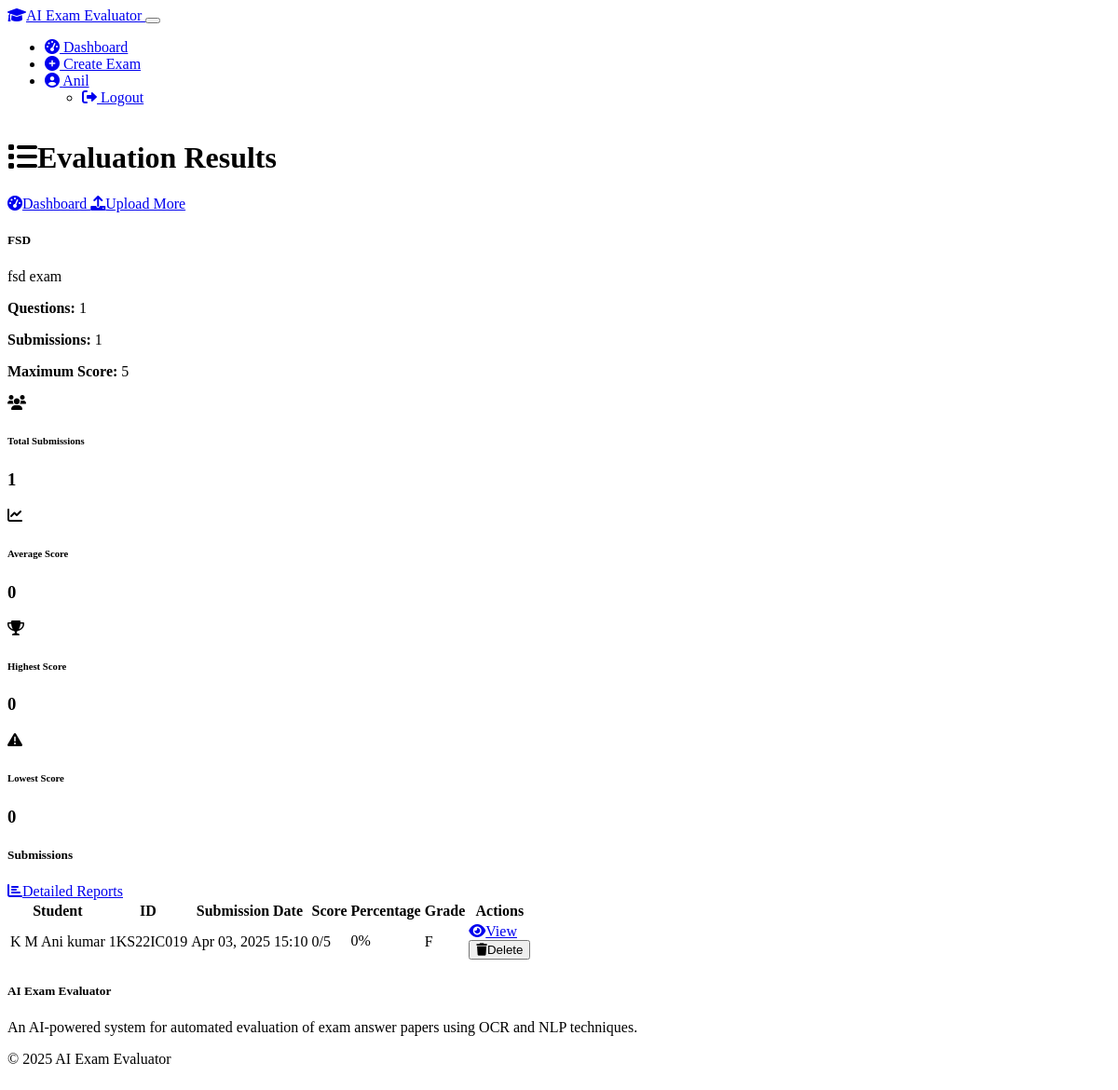
Screenshot of /exam/1/submissions (signed in) with the database file from the repository.
### models.py (models this page shows, shortened)
class User(UserMixin, db.Model):
    id = db.Column(db.Integer, primary_key=True)
    username = db.Column(db.String(64), unique=True, nullable=False)
    email = db.Column(db.String(120), unique=True, nullable=False)
    password_hash = db.Column(db.String(256))
    is_faculty = db.Column(db.Boolean, default=True)
    created_at = db.Column(db.DateTime, default=datetime.utcnow)
    exams = db.relationship('Exam', backref='faculty', lazy=True)

class Exam(db.Model):
    id = db.Column(db.Integer, primary_key=True)
    title = db.Column(db.String(128), nullable=False)
    description = db.Column(db.Text)
    created_at = db.Column(db.DateTime, default=datetime.utcnow)
    faculty_id = db.Column(db.Integer, db.ForeignKey('user.id'), nullable=False)
    questions = db.relationship('Question', backref='exam', lazy=True, cascade="all, delete-orphan")
    submissions = db.relationship('Submission', backref='exam', lazy=True, cascade="all, delete-orphan")

class Submission(db.Model):
    id = db.Column(db.Integer, primary_key=True)
    exam_id = db.Column(db.Integer, db.ForeignKey('exam.id'), nullable=False)
    student_name = db.Column(db.String(128), nullable=False)
    student_id = db.Column(db.String(64), nullable=False)
    submitted_at = db.Column(db.DateTime, default=datetime.utcnow)
    original_file = db.Column(db.String(255))  # Path to uploaded file
    total_score = db.Column(db.Float, default=0)
    answers = db.relationship('SubmissionAnswer', backref='submission', lazy=True, cascade="all, delete-orphan")

### routes/exam_routes.py (the view)
@exam_bp.route('/exam/<int:exam_id>/submissions')
@login_required
def view_submissions(exam_id):
    exam = Exam.query.get_or_404(exam_id)
    if exam.faculty_id != current_user.id:
        flash('You do not have permission to view submissions for this exam.', 'danger')
        return redirect(url_for('exam.dashboard'))
    submissions = Submission.query.filter_by(exam_id=exam_id).order_by(Submission.submitted_at.desc()).all()
    questions = Question.query.filter_by(exam_id=exam_id).all()
    max_score = sum(q.max_score for q in questions)
    return render_template('view_results.html', exam=exam, submissions=submissions, max_score=max_score)

### app.py (called while the page is built)
@login_manager.user_loader
def load_user(user_id):
    from models import User
    return User.query.get(int(user_id))

### templates/view_results.html (shortened to what this page needs)
{% extends "layout.html" %}
{% block content %}
<div class="container">
  <div class="d-flex justify-content-between align-items-center mb-4">
    <h1 class="h2">
      <i class="fas fa-list me-2"></i>Evaluation Results
    </h1>
    <div>
      <a href="{{ url_for('exam.dashboard') }}" class="btn btn-outline-secondary me-2">
        <i class="fas fa-tachometer-alt me-1"></i>Dashboard
      </a>
      <a href="{{ url_for('exam.upload_answers', exam_id=exam.id) }}" class="btn btn-primary">
        <i class="fas fa-upload me-1"></i>Upload More
      </a>
    </div>
  </div>
  <div class="card shadow-sm mb-4">
    <div class="card-header bg-dark">
      <h5 class="card-title mb-0">{{ exam.title }}</h5>
    </div>
    <div class="card-body">
      <div class="row">
        <div class="col-md-8">
          {% if exam.description %}
            <p>{{ exam.description }}</p>
          {% else %}
            <p class="text-muted">No description provided.</p>
          {% endif %}
        </div>
        <div class="col-md-4">
          <div class="d-flex justify-content-end">
            <div class="text-end">
              <p class="mb-1"><strong>Questions:</strong> {{ exam.questions|length }}</p>
              <p class="mb-1"><strong>Submissions:</strong> {{ exam.submissions|length }}</p>
              <p class="mb-0"><strong>Maximum Score:</strong> {{ max_score|int }}</p>
            </div>
          </div>
        </div>
      </div>
    </div>
  </div>
  {% if submissions %}
    <div class="row mb-4">
      <div class="col-md-3">
        <div class="card stat-card bg-primary bg-opacity-25">
          <div class="card-body">
            <div class="d-flex align-items-center">
              <div class="stat-icon bg-primary">
                <i class="fas fa-users"></i>
              </div>
              <div class="ms-3">
                <h6 class="card-subtitle text-muted">Total Submissions</h6>
                <h3 class="card-title mb-0">{{ submissions|length }}</h3>
              </div>
            </div>
          </div>
        </div>
      </div>
      <div class="col-md-3">
        <div class="card stat-card bg-success bg-opacity-25">
          <div class="card-body">
            <div class="d-flex align-items-center">
              <div class="stat-icon bg-success">
                <i class="fas fa-chart-line"></i>
              </div>
              <div class="ms-3">
                <h6 class="card-subtitle text-muted">Average Score</h6>
                <h3 class="card-title mb-0">{{ (avg_score|int if avg_score else 0) }}</h3>
              </div>
            </div>
          </div>
        </div>
      </div>
      <div class="col-md-3">
        <div class="card stat-card bg-info bg-opacity-25">
          <div class="card-body">
            <div class="d-flex align-items-center">
              <div class="stat-icon bg-info">
                <i class="fas fa-trophy"></i>
              </div>
              <div class="ms-3">
                <h6 class="card-subtitle text-muted">Highest Score</h6>
                <h3 class="card-title mb-0">{{ (max_student_score|int if max_student_score else 0) }}</h3>
              </div>
            </div>
          </div>
        </div>
      </div>
      <div class="col-md-3">
        <div class="card stat-card bg-warning bg-opacity-25">
          <div class="card-body">
            <div class="d-flex align-items-center">
              <div class="stat-icon bg-warning">
                <i class="fas fa-exclamation-triangle"></i>
              </div>
              <div class="ms-3">
                <h6 class="card-subtitle text-muted">Lowest Score</h6>
                <h3 class="card-title mb-0">{{ (min_student_score|int if min_student_score else 0) }}</h3>
              </div>
            </div>
          </div>
        </div>
      </div>
    </div>
  {% endif %}
  <div class="card shadow-sm">
    <div class="card-header d-flex justify-content-between align-items-center">
      <h5 class="card-title mb-0">Submissions</h5>
      {% if submissions %}
        <a href="{{ url_for('report.exam_reports', exam_id=exam.id) }}" class="btn btn-sm btn-outline-info">
          <i class="fas fa-chart-bar me-1"></i>Detailed Reports
        </a>
      {% endif %}
    </div>
    <div class="card-body">
      {% if submissions %}
        <div class="table-responsive">
          <table class="table table-hover">
            <thead>
              <tr>
                <th>Student</th>
                <th>ID</th>
                <th>Submission Date</th>
                <th class="text-center">Score</th>
                <th class="text-center">Percentage</th>
                <th class="text-center">Grade</th>
                <th class="text-end">Actions</th>
              </tr>
            </thead>
            <tbody>
              {% for submission in submissions|sort(attribute='total_score', reverse=True) %}
                {% set percentage = (submission.total_score / max_score) * 100 %}
                {% set grade = 'A' if percentage >= 90 else 'B' if percentage >= 80 else 'C' if percentage >= 70 else 'D' if percentage >= 60 else 'F' %}
                <tr>
                  <td>{{ submission.student_name }}</td>
                  <td>{{ submission.student_id }}</td>
                  <td>{{ submission.submitted_at.strftime('%b %d, %Y %H:%M') }}</td>
                  <td class="text-center">{{ submission.total_score|int }}/{{ max_score|int }}</td>
                  <td class="text-center">
                    <div class="progress" style="height: 20px;">
                      <div class="progress-bar
                        {% if percentage >= 70 %}bg-success
                        {% elif percentage >= 40 %}bg-warning
                        {% else %}bg-danger{% endif %}"
                        role="progressbar"
                        style="width: {{ percentage|int }}%"
                        aria-valuenow="{{ percentage|int }}"
                        aria-valuemin="0"
                        aria-valuemax="100">
                        {{ percentage|int }}%
                      </div>
                    </div>
                  </td>
                  <td class="text-center">
                    <span class="badge
                      {% if grade == 'A' %}bg-success
                      {% elif grade == 'B' %}bg-info
                      {% elif grade == 'C' %}bg-warning
                      {% elif grade == 'D' %}bg-warning bg-opacity-50
                      {% else %}bg-danger{% endif %}">
                      {{ grade }}
                    </span>
                  </td>
                  <td class="text-end">
                    <a href="{{ url_for('exam.view_submission', exam_id=exam.id, submission_id=submission.id) }}" class="btn btn-sm btn-outline-primary">
                      <i class="fas fa-eye me-1"></i>View
                    </a>
                    <form action="{{ url_for('exam.delete_submission', exam_id=exam.id, submission_id=submission.id) }}" method="POST" class="d-inline" onsubmit="return confirm('Are you sure you want to delete this submission?');">
                      <button type="submit" class="btn btn-sm btn-outline-danger">
                        <i class="fas fa-trash me-1"></i>Delete
                      </button>
                    </form>
                  </td>
                </tr>
              {% endfor %}
            </tbody>
          </table>
        </div>
      {% endif %}
    </div>
  </div>
</div>
{% endblock %}

### templates/layout.html (shortened to what this page needs)
<!DOCTYPE html>
<html lang="en">
<head>
  <link rel="stylesheet" href="https://cdn.replit.com/agent/bootstrap-agent-dark-theme.min.css">
  <link rel="stylesheet" href="https://cdnjs.cloudflare.com/ajax/libs/font-awesome/6.0.0/css/all.min.css">
  <link rel="stylesheet" href="{{ url_for('static', filename='css/custom.css') }}">
</head>
<body data-bs-theme="dark">
  <nav class="navbar navbar-expand-lg navbar-dark bg-dark">
    <div class="container">
      <a class="navbar-brand" href="{{ url_for('auth.index') }}">
        <i class="fas fa-graduation-cap me-2"></i>AI Exam Evaluator
      </a>
      <button class="navbar-toggler" type="button" data-bs-toggle="collapse" data-bs-target="#navbarNav">
      </button>
      <div class="collapse navbar-collapse" id="navbarNav">
        <ul class="navbar-nav ms-auto">
          {% if current_user.is_authenticated %}
            <li class="nav-item">
              <a class="nav-link" href="{{ url_for('exam.dashboard') }}">
                <i class="fas fa-tachometer-alt me-1"></i> Dashboard
              </a>
            </li>
            <li class="nav-item">
              <a class="nav-link" href="{{ url_for('exam.create_exam') }}">
                <i class="fas fa-plus-circle me-1"></i> Create Exam
              </a>
            </li>
            <li class="nav-item dropdown">
              <a class="nav-link dropdown-toggle" href="#" id="navbarDropdown" role="button" data-bs-toggle="dropdown">
                <i class="fas fa-user-circle me-1"></i> {{ current_user.username }}
              </a>
              <ul class="dropdown-menu dropdown-menu-end">
                <li>
                  <a class="dropdown-item" href="{{ url_for('auth.logout') }}">
                    <i class="fas fa-sign-out-alt me-1"></i> Logout
                  </a>
                </li>
              </ul>
            </li>
          {% endif %}
        </ul>
      </div>
    </div>
  </nav>
  <main class="container py-4">
    {% block content %}{% endblock %}
  </main>
  <footer class="bg-dark text-light py-4 mt-5">
    <div class="container">
      <div class="row">
        <div class="col-md-6">
          <h5>AI Exam Evaluator</h5>
          <p>An AI-powered system for automated evaluation of exam answer papers using OCR and NLP techniques.</p>
        </div>
        <div class="col-md-6 text-md-end">
          <p>&copy; 2025 AI Exam Evaluator</p>
        </div>
      </div>
    </div>
  </footer>
</body>
</html>

### static/css/custom.css (style rules this page uses)
body { min-height: 100vh; display: flex; flex-direction: column; }
main { flex: 1; }
.progress-bar { transition: width 1s ease-in-out; }

### rows the page displays
User: username "Anil"
Exam: title "FSD", description "fsd exam"
Submission: student_name "K M Ani kumar", student_id "1KS22IC019", submitted_at "Apr 03, 2025 15:10", total_score "0", max_score "5", percentage "0", grade "F"

### other values shown
{{ exam.questions|length }} "1"
{{ exam.submissions|length }} "1"
{{ max_score|int }} "5"
{{ submissions|length }} "1"
{{ (avg_score|int if avg_score else 0) }} "0"
{{ (max_student_score|int if max_student_score else 0) }} "0"
{{ (min_student_score|int if min_student_score else 0) }} "0"
